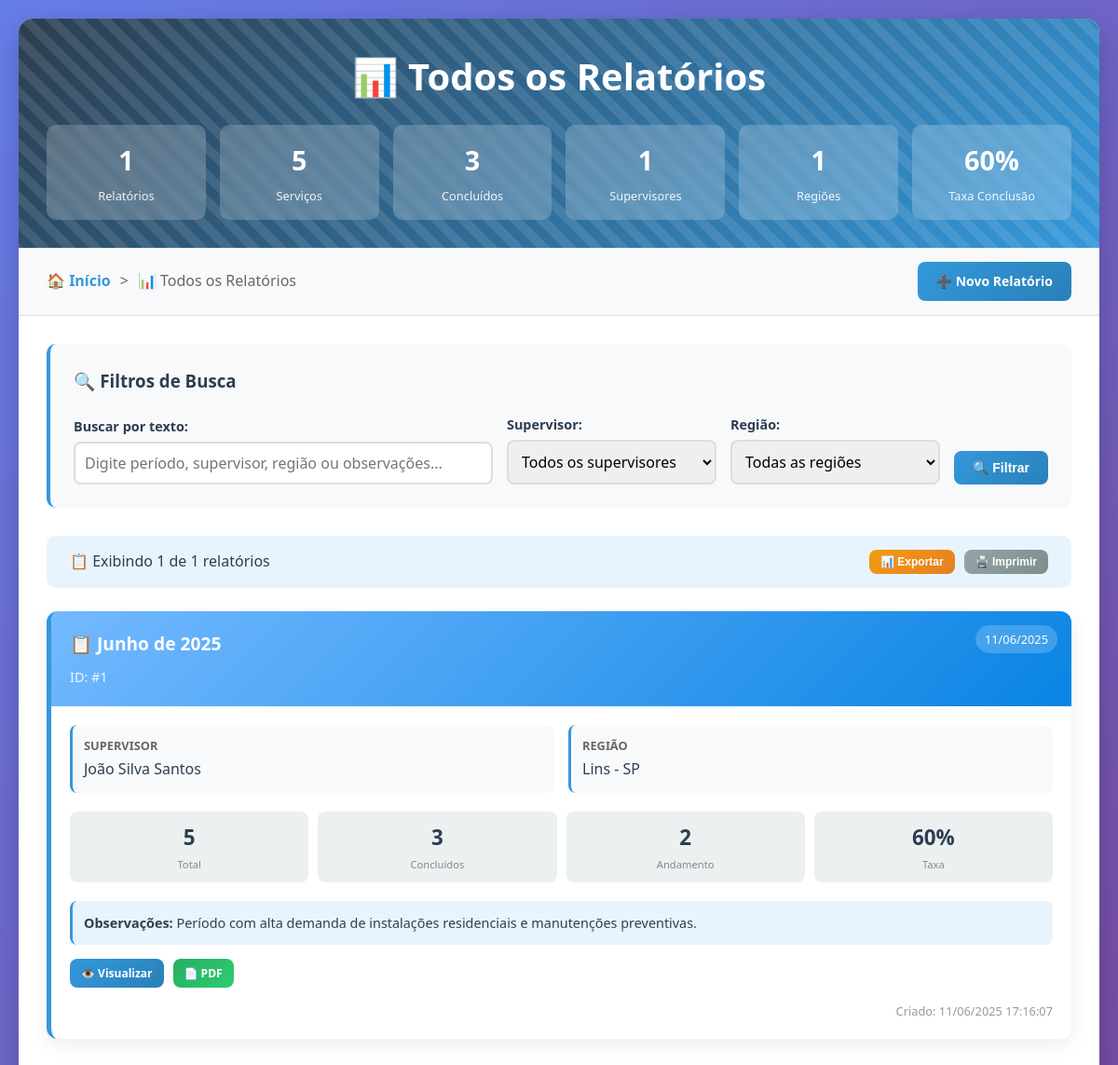
The app's page /relatorios.php, older data.
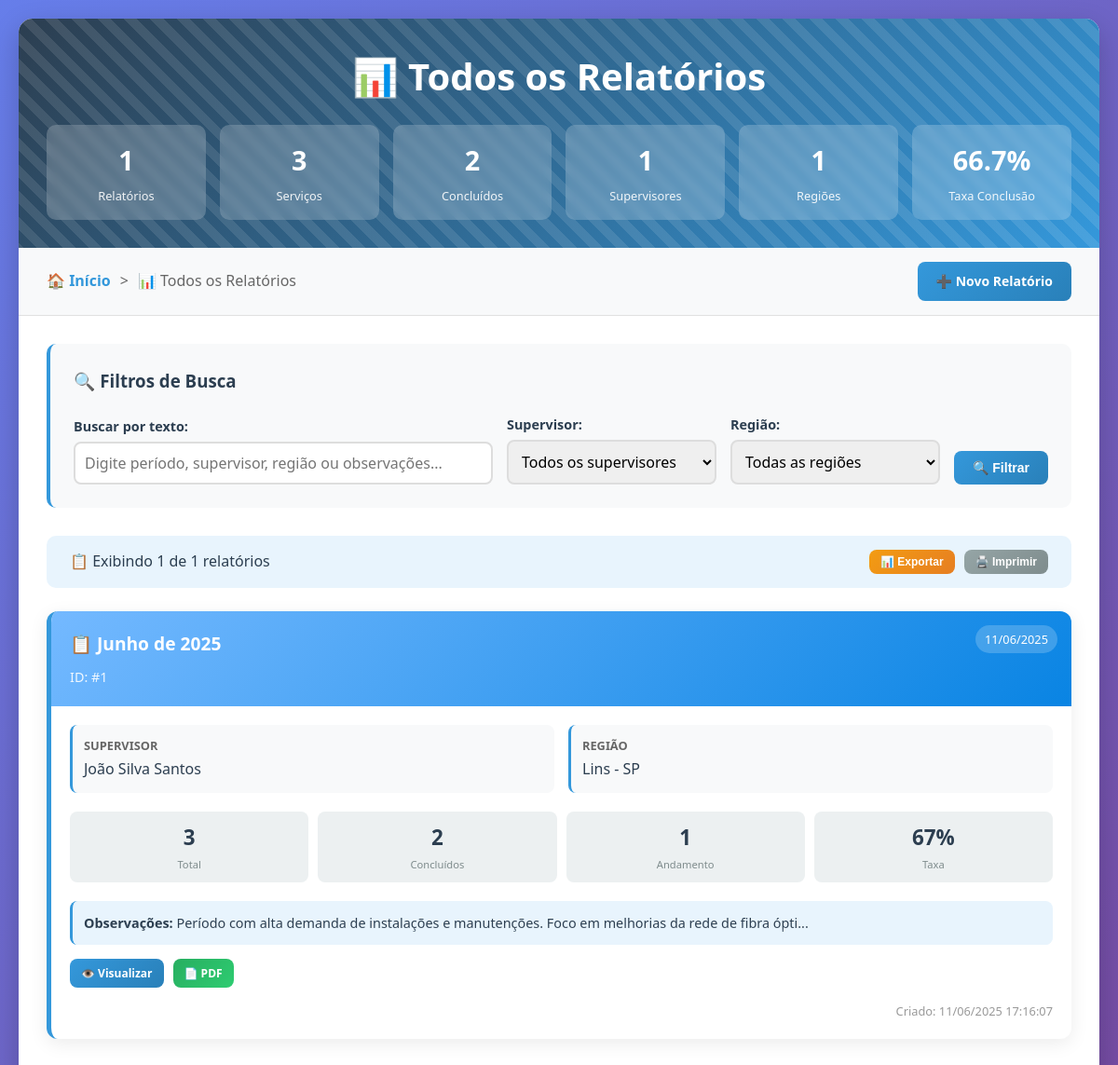
The same page, newer data.
### tables this page shows
CREATE TABLE relatorios (
    id INT(11) NOT NULL AUTO_INCREMENT,
    periodo VARCHAR(50) NOT NULL COMMENT 'Ex: Maio de 2025',
    supervisor VARCHAR(100) NOT NULL COMMENT 'Nome do supervisor de campo',
    regiao VARCHAR(100) NOT NULL COMMENT 'Região de cobertura',
    data_relatorio DATE NOT NULL COMMENT 'Data de criação do relatório',
    total_servicos INT(11) DEFAULT 0 COMMENT 'Contador automático de serviços',
    servicos_concluidos INT(11) DEFAULT 0 COMMENT 'Contador de serviços concluídos',
    servicos_andamento INT(11) DEFAULT 0 COMMENT 'Contador de serviços em andamento',
    observacoes_gerais TEXT COMMENT 'Observações gerais do período',
    created_at TIMESTAMP DEFAULT CURRENT_TIMESTAMP COMMENT 'Data de criação',
    updated_at TIMESTAMP DEFAULT CURRENT_TIMESTAMP ON UPDATE CURRENT_TIMESTAMP COMMENT 'Data de atualização',
    PRIMARY KEY (id),
    INDEX idx_periodo (periodo),
    INDEX idx_supervisor (supervisor),
    INDEX idx_data_relatorio (data_relatorio)
);

### config.php (called while the page is built, shortened)
<?php
$config = [
    'db_host' => 'localhost',
    'db_name' => 'infot135_relatorios',
    'db_user' => 'infot135_relatorios',
    'db_pass' => 'infot135_relatorios',
    'upload_dir' => 'uploads/',
    'max_file_size' => 5 * 1024 * 1024,
    'allowed_extensions' => ['jpg', 'jpeg', 'png', 'gif'],
    'site_name' => 'Sistema de Relatórios - Fibra Óptica',
    'timezone' => 'America/Sao_Paulo',
    'date_format' => 'd/m/Y',
    'datetime_format' => 'd/m/Y H:i:s',
    'session_timeout' => 3600,
    'max_login_attempts' => 3,
    'password_min_length' => 6,
];
function formatDate($date, $format = null) {
    global $config;
    $format = $format ?: $config['date_format'];
    return date($format, strtotime($date));
}
function formatDateTime($datetime, $format = null) {
    global $config;
    $format = $format ?: $config['datetime_format'];
    return date($format, strtotime($datetime));
}
?>

### relatorios.php (the view, shortened to what this page needs)
<?php
require_once 'config.php';
$page = isset($_GET['page']) ? max(1, (int)$_GET['page']) : 1;
$per_page = 12;
$offset = ($page - 1) * $per_page;
$search = isset($_GET['search']) ? sanitizeString($_GET['search']) : '';
$supervisor_filter = isset($_GET['supervisor']) ? sanitizeString($_GET['supervisor']) : '';
$regiao_filter = isset($_GET['regiao']) ? sanitizeString($_GET['regiao']) : '';
try {
    $where_conditions = [];
    $params = [];
    $where_clause = !empty($where_conditions) ? "WHERE " . implode(" AND ", $where_conditions) : "";
    $count_sql = "SELECT COUNT(*) as total FROM relatorios $where_clause";
    $stmt = $pdo->prepare($count_sql);
    $stmt->execute($params);
    $total_relatorios = $stmt->fetch()['total'];
    $sql = "SELECT * FROM relatorios $where_clause ORDER BY created_at DESC LIMIT ? OFFSET ?";
    $params[] = $per_page;
    $params[] = $offset;
    $stmt = $pdo->prepare($sql);
    $stmt->execute($params);
    $relatorios = $stmt->fetchAll();
    $stmt = $pdo->prepare("
        SELECT
            COUNT(DISTINCT r.id) as total_relatorios,
            COALESCE(SUM(r.total_servicos), 0) as total_servicos,
            COALESCE(SUM(r.servicos_concluidos), 0) as servicos_concluidos,
            COALESCE(SUM(r.servicos_andamento), 0) as servicos_andamento,
            COUNT(DISTINCT r.supervisor) as total_supervisores,
            COUNT(DISTINCT r.regiao) as total_regioes
        FROM relatorios r
        $where_clause
    ");
    $stmt->execute(array_slice($params, 0, count($params) - 2));
    $stats = $stmt->fetch();
} catch (PDOException $e) {
    $error = "Erro ao carregar dados: " . $e->getMessage();
    $relatorios = [];
    $stats = [];
}
?>
<!DOCTYPE html>
<html lang="pt-BR">
<head>
</head>
<body>
    <div class="container">
        <div class="header">
            <h1>📊 Todos os Relatórios</h1>
            <?php if (!empty($stats)): ?>
            <div class="header-stats">
                <div class="stat-card">
                    <span class="stat-number"><?= $stats['total_relatorios'] ?></span>
                    <div class="stat-label">Relatórios</div>
                </div>
                <div class="stat-card">
                    <span class="stat-number"><?= $stats['total_servicos'] ?></span>
                    <div class="stat-label">Serviços</div>
                </div>
                <div class="stat-card">
                    <span class="stat-number"><?= $stats['servicos_concluidos'] ?></span>
                    <div class="stat-label">Concluídos</div>
                </div>
                <div class="stat-card">
                    <span class="stat-number"><?= $stats['total_supervisores'] ?></span>
                    <div class="stat-label">Supervisores</div>
                </div>
                <div class="stat-card">
                    <span class="stat-number"><?= $stats['total_regioes'] ?></span>
                    <div class="stat-label">Regiões</div>
                </div>
                <div class="stat-card">
                    <span class="stat-number"><?= $stats['total_servicos'] > 0 ? round(($stats['servicos_concluidos'] / $stats['total_servicos']) * 100, 1) : 0 ?>%</span>
                    <div class="stat-label">Taxa Conclusão</div>
                </div>
            </div>
            <?php endif; ?>
        </div>
        <div class="navigation">
            <div class="breadcrumb">
                <a href="index.php">🏠 Início</a>
                <span>></span>
                <span>📊 Todos os Relatórios</span>
            </div>
            <div>
                <a href="index.php" class="btn">➕ Novo Relatório</a>
            </div>
        </div>
        <div class="content">
            <form method="GET" class="filters">
                <h3>🔍 Filtros de Busca</h3>
                <div class="filter-row">
                    <div class="filter-group">
                        <label for="search">Buscar por texto:</label>
                        <input type="text" id="search" name="search" value="<?= htmlspecialchars($search) ?>" placeholder="Digite período, supervisor, região ou observações...">
                    </div>
                    <div class="filter-group">
                        <label for="supervisor">Supervisor:</label>
                        <select id="supervisor" name="supervisor">
                            <option value="">Todos os supervisores</option>
                        </select>
                    </div>
                    <div class="filter-group">
                        <label for="regiao">Região:</label>
                        <select id="regiao" name="regiao">
                            <option value="">Todas as regiões</option>
                        </select>
                    </div>
                    <div class="filter-group">
                        <button type="submit" class="btn">🔍 Filtrar</button>
                    </div>
                </div>
            </form>
            <?php if ($total_relatorios > 0): ?>
            <div class="results-info">
                <div class="results-text">
                    📋 Exibindo <?= count($relatorios) ?> de <?= $total_relatorios ?> relatórios
                </div>
                <div class="results-actions">
                    <button onclick="exportarDados()" class="btn btn-warning btn-small">📊 Exportar</button>
                    <button onclick="imprimirPagina()" class="btn btn-secondary btn-small">🖨️ Imprimir</button>
                </div>
            </div>
            <?php endif; ?>
            <?php if (empty($relatorios)): ?>
                <div class="empty-state">
                    <h3>📝 Nenhum relatório encontrado</h3>
                    <p>
                        <?php if (!empty($search) || !empty($supervisor_filter) || !empty($regiao_filter)): ?>
                            Tente ajustar os filtros de busca ou <a href="relatorios.php">visualizar todos os relatórios</a>.
                        <?php else: ?>
                            Ainda não há relatórios criados. <a href="index.php">Criar primeiro relatório</a>.
                        <?php endif; ?>
                    </p>
                </div>
            <?php else: ?>
                <div class="relatorios-grid">
                    <?php foreach ($relatorios as $relatorio): ?>
                    <div class="relatorio-card">
                        <div class="card-header">
                            <div class="card-title">
                                📋 <?= htmlspecialchars($relatorio['periodo']) ?>
                            </div>
                            <div class="card-subtitle">
                                ID: #<?= $relatorio['id'] ?>
                            </div>
                            <div class="card-badge">
                                <?= formatDate($relatorio['data_relatorio']) ?>
                            </div>
                        </div>
                        <div class="card-body">
                            <div class="info-grid">
                                <div class="info-item">
                                    <div class="info-label">Supervisor</div>
                                    <div class="info-value"><?= htmlspecialchars($relatorio['supervisor']) ?></div>
                                </div>
                                <div class="info-item">
                                    <div class="info-label">Região</div>
                                    <div class="info-value"><?= htmlspecialchars($relatorio['regiao']) ?></div>
                                </div>
                            </div>
                            <div class="stats-row">
                                <div class="stat-box">
                                    <div class="stat-box-number"><?= $relatorio['total_servicos'] ?></div>
                                    <div class="stat-box-label">Total</div>
                                </div>
                                <div class="stat-box">
                                    <div class="stat-box-number"><?= $relatorio['servicos_concluidos'] ?></div>
                                    <div class="stat-box-label">Concluídos</div>
                                </div>
                                <div class="stat-box">
                                    <div class="stat-box-number"><?= $relatorio['servicos_andamento'] ?></div>
                                    <div class="stat-box-label">Andamento</div>
                                </div>
                                <div class="stat-box">
                                    <div class="stat-box-number"><?= $relatorio['total_servicos'] > 0 ? round(($relatorio['servicos_concluidos'] / $relatorio['total_servicos']) * 100) : 0 ?>%</div>
                                    <div class="stat-box-label">Taxa</div>
                                </div>
                            </div>
                            <?php if ($relatorio['observacoes_gerais']): ?>
                            <div class="observacoes-preview">
                                <strong>Observações:</strong> <?= htmlspecialchars(substr($relatorio['observacoes_gerais'], 0, 100)) ?><?= strlen($relatorio['observacoes_gerais']) > 100 ? '...' : '' ?>
                            </div>
                            <?php endif; ?>
                            <div class="card-actions">
                                <a href="visualizar.php?id=<?= $relatorio['id'] ?>" class="btn btn-small">
                                    👁️ Visualizar
                                </a>
                                <a href="gerar_pdf_simples.php?id=<?= $relatorio['id'] ?>" class="btn btn-success btn-small" target="_blank">
                                    📄 PDF
                                </a>
                            </div>
                            <div style="text-align: right; margin-top: 15px; font-size: 0.8rem; color: #999;">
                                Criado: <?= formatDateTime($relatorio['created_at']) ?>
                            </div>
                        </div>
                    </div>
                    <?php endforeach; ?>
                </div>
            <?php endif; ?>
        </div>
    </div>
</body>
</html>

Row changes from the older to the newer data that the page shows:
changed relatorios "João Silva Santos": total_servicos "5" → "3"; servicos_concluidos "3" → "2"; servicos_andamento "2" → "1"; ($relatorio['servicos_concluidos'] / $relatorio['total_servicos']) * 100 "60" → "67"; observacoes_gerais "Período com alta demanda de instalações residenciais e manutenções preventivas." → "Período com alta demanda de instalações e manutenções. Foco em melhorias da rede de fibra ópti"; now shows "..."
Text that changed along with them:
$stats['total_servicos']: "5" → "3"
$stats['servicos_concluidos']: "3" → "2"
text no longer shown: "60"
text now shown: "66.7"
